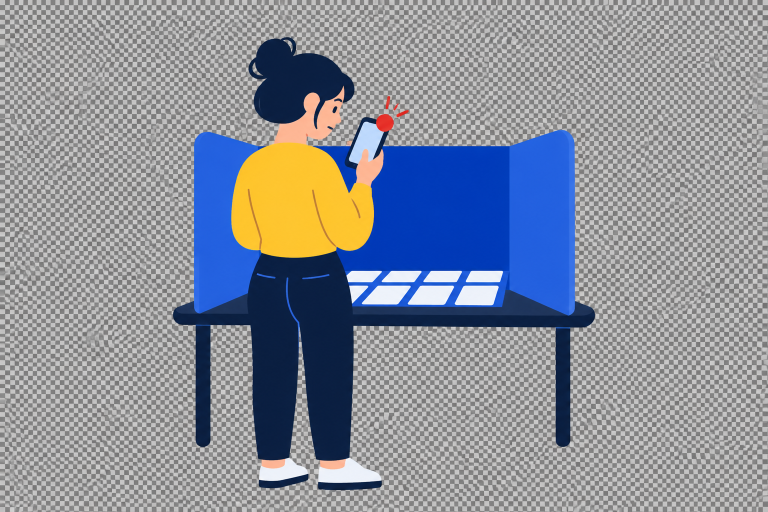
#> input picture design/illustration-original-chatgpt.png, 1536 x 1024 px (shown at 1/2 size)
$ python cutout.py illustration-original-chatgpt.png illustration-cutout-fullres.png
#> lines starting #> are read from the running program, lines starting #| are printed output that depends on the picture; after the words box and inside, x2 and y2 are one past the last pixel; in counts of white or black regions, pixels touching at a corner belong together
"""Remove a checkerboard that was painted into an illustration instead of real transparency.

Flood-fills from the image border over grey, low-saturation pixels (the checker squares), makes them
transparent, then softens the one-pixel grey fringe left around the drawing.
"""
import sys
from collections import deque

import numpy as np
from PIL import Image

src, out = sys.argv[1], sys.argv[2]
rgb = np.asarray(Image.open(src).convert("RGB")).astype(np.int16)
h, w, _ = rgb.shape
#> h = 1024; w = 1536
spread = rgb.max(axis=2) - rgb.min(axis=2)
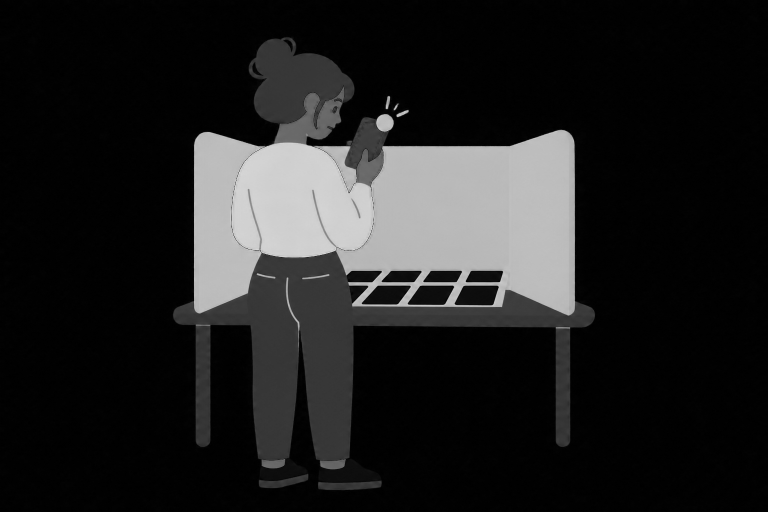
#> spread: shape (1024, 1536) int16 (shown at 1/2 size); min 0, max 235, mean 32.3
value = rgb.max(axis=2)
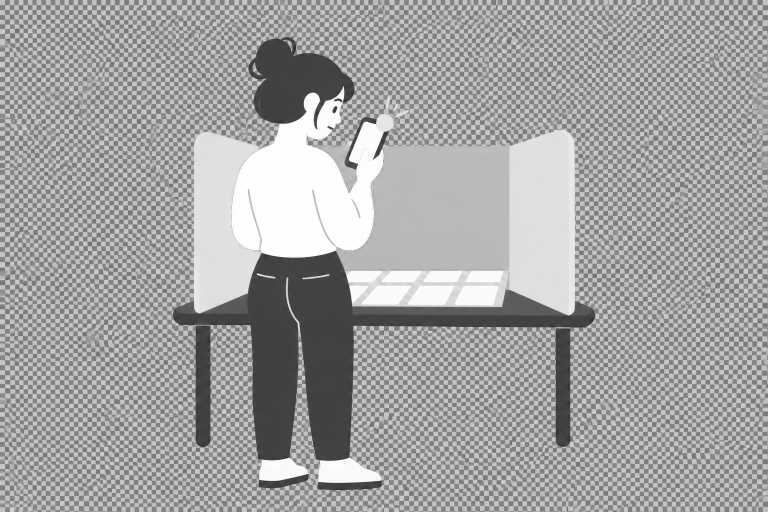
#> value: shape (1024, 1536) int16 (shown at 1/2 size); min 42, max 255, mean 162.3
checker = (spread <= 22) & (value >= 95) & (value <= 222)
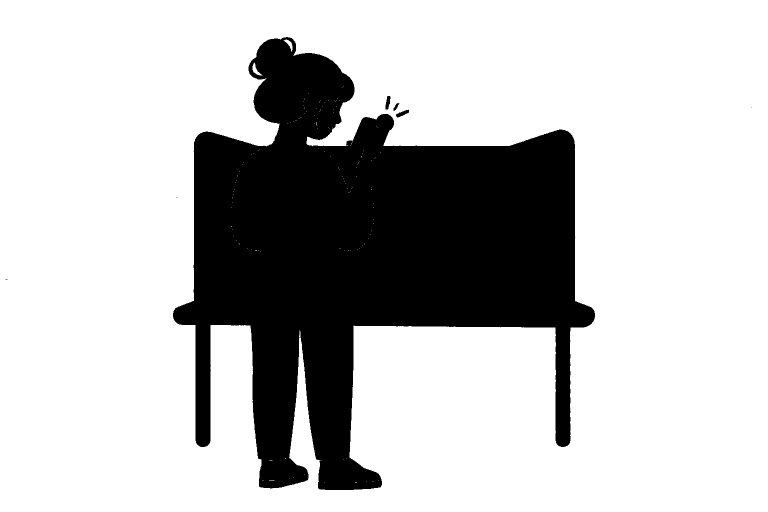
#> checker: shape (1024, 1536) bool (shown at 1/2 size); 75.2% white; 8 black regions (4 under 20 px), largest, box (x1, y1, x2, y2) and area: (346, 74, 1190, 980) 388981, (792, 219, 818, 235) 193, (771, 192, 781, 219) 183, (787, 206, 799, 222) 81

background = np.zeros((h, w), dtype=bool)
queue = deque()
for x in range(w):
    for y in (0, h - 1):
        if checker[y, x]:
            background[y, x] = True
            queue.append((y, x))
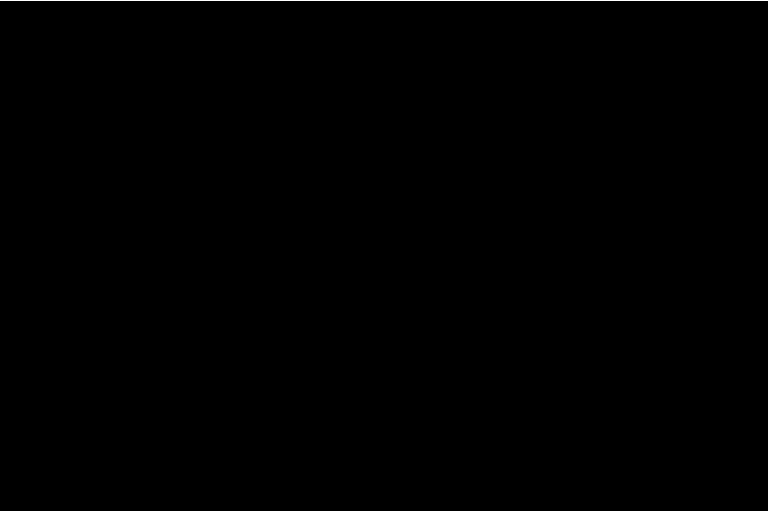
#> background: shape (1024, 1536) bool (shown at 1/2 size); 0.2% white in thin lines or dots
for y in range(h):
    for x in (0, w - 1):
        if checker[y, x] and not background[y, x]:
            background[y, x] = True
            queue.append((y, x))
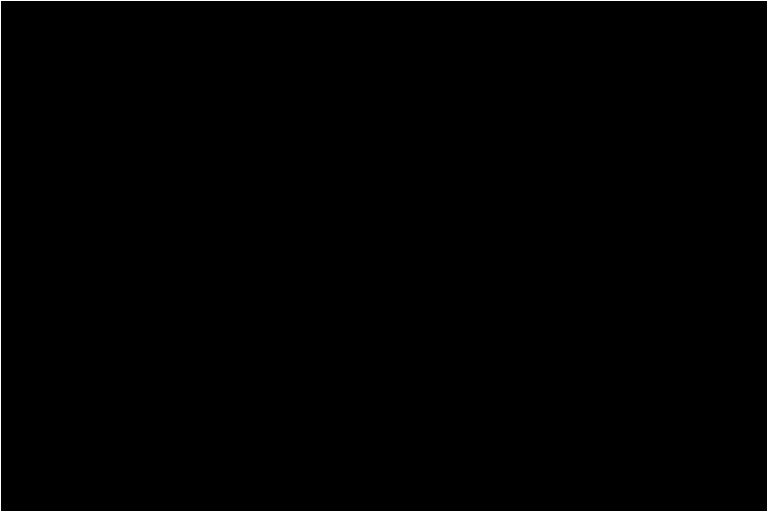
#> background: shape (1024, 1536) bool (shown at 1/2 size); 0.33% white in thin lines or dots
while queue:
    y, x = queue.popleft()
    for ny, nx in ((y - 1, x), (y + 1, x), (y, x - 1), (y, x + 1)):
        if 0 <= ny < h and 0 <= nx < w and checker[ny, nx] and not background[ny, nx]:
            background[ny, nx] = True
            queue.append((ny, nx))

alpha = np.where(background, 0, 255).astype(np.uint8)
# Fringe: grey-ish pixels touching the background become half transparent instead of a hard grey edge.
touching = np.zeros_like(background)
touching[1:, :] |= background[:-1, :]
#> touching: shape (1024, 1536) bool; 75.1% white; 9 black regions (4 under 20 px), largest, box (x1, y1, x2, y2) and area: (346, 75, 1190, 981) 389497, (0, 0, 1536, 1) 1536, (792, 220, 818, 236) 193, (771, 193, 781, 220) 183, (787, 207, 799, 223) 81
touching[:-1, :] |= background[1:, :]
touching[:, 1:] |= background[:, :-1]
touching[:, :-1] |= background[:, 1:]
#> touching: shape (1024, 1536) bool; 75.6% white; 4 black regions, box (x1, y1, x2, y2) and area: (347, 75, 1189, 979) 384169, (793, 220, 817, 234) 136, (772, 193, 780, 218) 123, (788, 207, 797, 221) 46
fringe = touching & ~background & (spread <= 40)
#> fringe: shape (1024, 1536) bool; 0.15% white in thin lines or dots, all inside (x1, y1, x2, y2) = (11, 74, 1503, 980)
alpha[fringe] = 110

img = Image.fromarray(np.dstack([rgb.astype(np.uint8), alpha]), "RGBA")
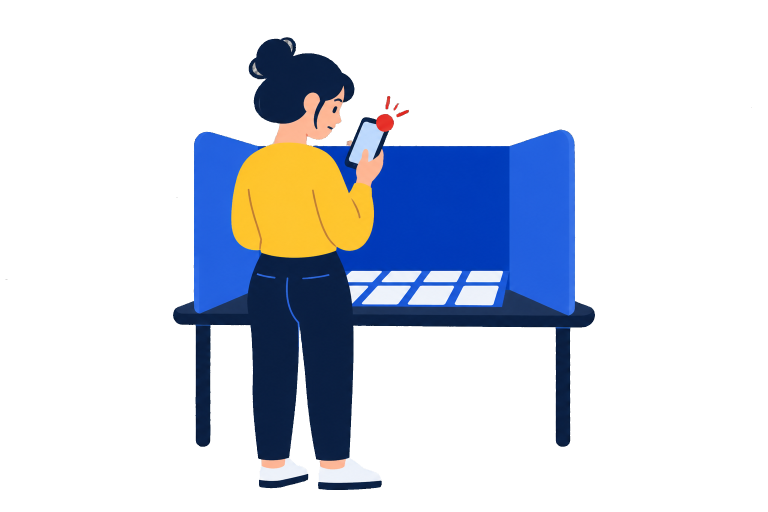
#> img: PIL image 1536x1024 RGBA (shown at 1/2 size); mean R, G, B, A 138.3, 143.3, 154.1, 63; transparent parts drawn white
img = img.crop(img.getbbox())
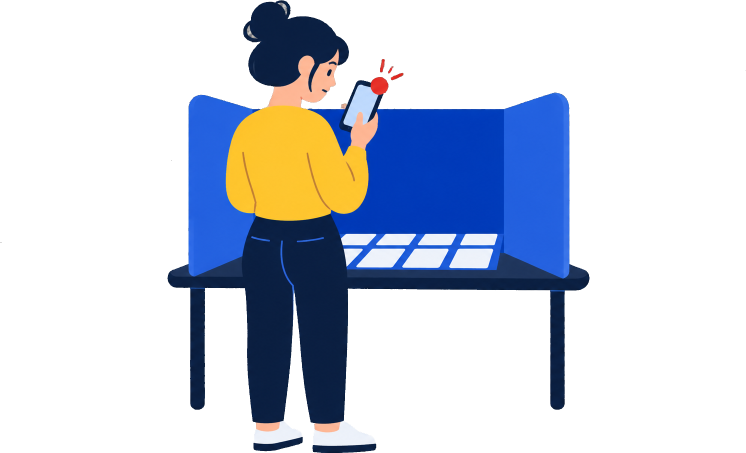
#> img: PIL image 1492x906 RGBA (shown at 1/2 size); mean R, G, B, A 134.5, 140.4, 153, 73.3; transparent parts drawn white
print("removed", int(background.sum()), "px; fringe", int(fringe.sum()), "px; cropped to", img.size)
#| removed 1182902 px; fringe 2307 px; cropped to (1492, 906)
img.save(out)
